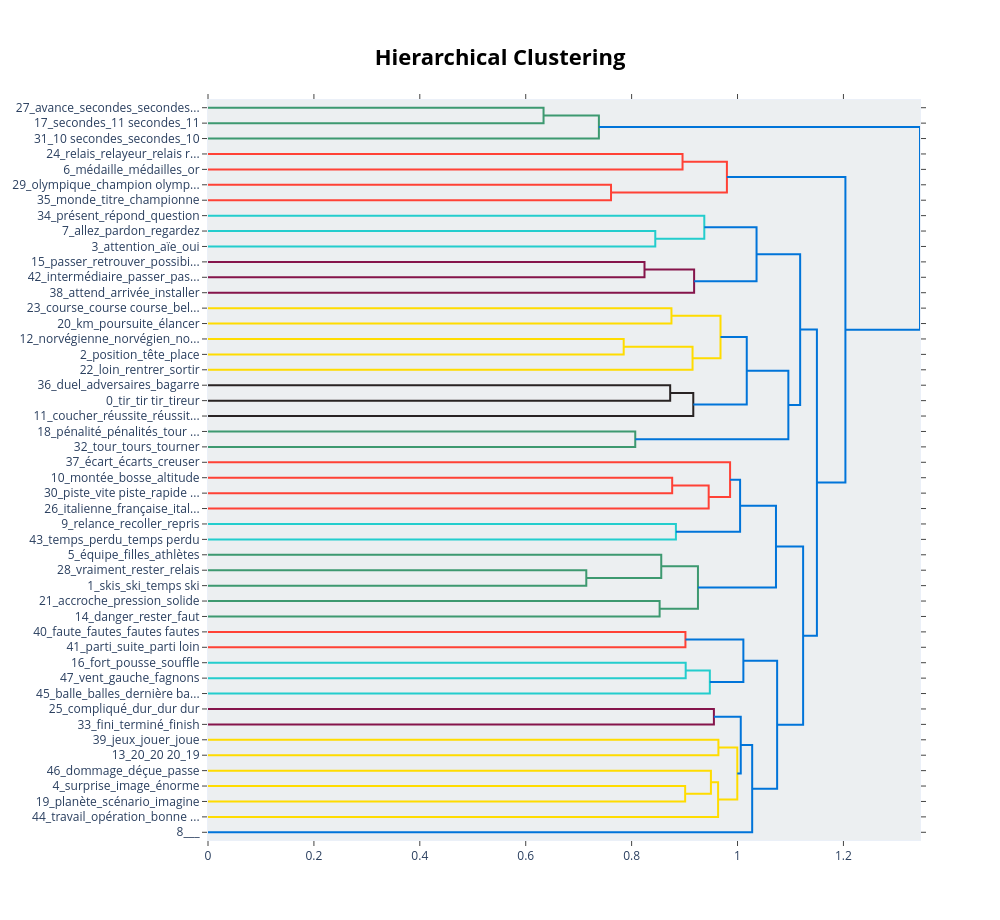

Notebook code cell kept with this figure:
### Code cell
# Visualize topic hierarchy
topic_model.visualize_hierarchy()

### Figure 1 — Plotly figure (JSON) as saved in the notebook; plotly's stock layout.template omitted (floating-point values rounded to 4 significant figures)
{"data": [{"hoverinfo": "text", "marker": {"color": "rgb(61,153,112)"}, "mode": "lines", "type": "scatter", "x": [0.0, 0.6337, 0.6337, 0.0], "xaxis": "x", "y": [-5.0, -5.0, -15.0, -15.0], "yaxis": "y"}, {"hoverinfo": "text", "marker": {"color": "rgb(61,153,112)"}, "mode": "lines", "type": "scatter", "x": [0.6337, 0.7382, 0.7382, 0.0], "xaxis": "x", "y": [-10.0, -10.0, -25.0, -25.0], "yaxis": "y"}, {"hoverinfo": "text", "marker": {"color": "rgb(255,65,54)"}, "mode": "lines", "type": "scatter", "x": [0.0, 0.8962, 0.8962, 0.0], "xaxis": "x", "y": [-35.0, -35.0, -45.0, -45.0], "yaxis": "y"}, {"hoverinfo": "text", "marker": {"color": "rgb(255,65,54)"}, "mode": "lines", "type": "scatter", "x": [0.0, 0.7611, 0.7611, 0.0], "xaxis": "x", "y": [-55.0, -55.0, -65.0, -65.0], "yaxis": "y"}, {"hoverinfo": "text", "marker": {"color": "rgb(255,65,54)"}, "mode": "lines", "type": "scatter", "x": [0.8962, 0.98, 0.98, 0.7611], "xaxis": "x", "y": [-40.0, -40.0, -60.0, -60.0], "yaxis": "y"}, {"hoverinfo": "text", "marker": {"color": "rgb(35,205,205)"}, "mode": "lines", "type": "scatter", "x": [0.0, 0.8447, 0.8447, 0.0], "xaxis": "x", "y": [-85.0, -85.0, -95.0, -95.0], "yaxis": "y"}, {"hoverinfo": "text", "marker": {"color": "rgb(35,205,205)"}, "mode": "lines", "type": "scatter", "x": [0.0, 0.9373, 0.9373, 0.8447], "xaxis": "x", "y": [-75.0, -75.0, -90.0, -90.0], "yaxis": "y"}, {"hoverinfo": "text", "marker": {"color": "rgb(133,20,75)"}, "mode": "lines", "type": "scatter", "x": [0.0, 0.8243, 0.8243, 0.0], "xaxis": "x", "y": [-105.0, -105.0, -115.0, -115.0], "yaxis": "y"}, {"hoverinfo": "text", "marker": {"color": "rgb(133,20,75)"}, "mode": "lines", "type": "scatter", "x": [0.8243, 0.918, 0.918, 0.0], "xaxis": "x", "y": [-110.0, -110.0, -125.0, -125.0], "yaxis": "y"}, {"hoverinfo": "text", "marker": {"color": "rgb(0,116,217)"}, "mode": "lines", "type": "scatter", "x": [0.9373, 1.036, 1.036, 0.918], "xaxis": "x", "y": [-82.5, -82.5, -117.5, -117.5], "yaxis": "y"}, {"hoverinfo": "text", "marker": {"color": "rgb(255,220,0)"}, "mode": "lines", "type": "scatter", "x": [0.0, 0.8752, 0.8752, 0.0], "xaxis": "x", "y": [-135.0, -135.0, -145.0, -145.0], "yaxis": "y"}, {"hoverinfo": "text", "marker": {"color": "rgb(255,220,0)"}, "mode": "lines", "type": "scatter", "x": [0.0, 0.785, 0.785, 0.0], "xaxis": "x", "y": [-155.0, -155.0, -165.0, -165.0], "yaxis": "y"}, {"hoverinfo": "text", "marker": {"color": "rgb(255,220,0)"}, "mode": "lines", "type": "scatter", "x": [0.785, 0.9151, 0.9151, 0.0], "xaxis": "x", "y": [-160.0, -160.0, -175.0, -175.0], "yaxis": "y"}, {"hoverinfo": "text", "marker": {"color": "rgb(255,220,0)"}, "mode": "lines", "type": "scatter", "x": [0.8752, 0.9678, 0.9678, 0.9151], "xaxis": "x", "y": [-140.0, -140.0, -167.5, -167.5], "yaxis": "y"}, {"hoverinfo": "text", "marker": {"color": "rgb(40,35,35)"}, "mode": "lines", "type": "scatter", "x": [0.0, 0.8728, 0.8728, 0.0], "xaxis": "x", "y": [-185.0, -185.0, -195.0, -195.0], "yaxis": "y"}, {"hoverinfo": "text", "marker": {"color": "rgb(40,35,35)"}, "mode": "lines", "type": "scatter", "x": [0.8728, 0.9164, 0.9164, 0.0], "xaxis": "x", "y": [-190.0, -190.0, -205.0, -205.0], "yaxis": "y"}, {"hoverinfo": "text", "marker": {"color": "rgb(0,116,217)"}, "mode": "lines", "type": "scatter", "x": [0.9678, 1.017, 1.017, 0.9164], "xaxis": "x", "y": [-153.8, -153.8, -197.5, -197.5], "yaxis": "y"}, {"hoverinfo": "text", "marker": {"color": "rgb(61,153,112)"}, "mode": "lines", "type": "scatter", "x": [0.0, 0.8069, 0.8069, 0.0], "xaxis": "x", "y": [-215.0, -215.0, -225.0, -225.0], "yaxis": "y"}, {"hoverinfo": "text", "marker": {"color": "rgb(0,116,217)"}, "mode": "lines", "type": "scatter", "x": [1.017, 1.096, 1.096, 0.8069], "xaxis": "x", "y": [-175.6, -175.6, -220.0, -220.0], "yaxis": "y"}, {"hoverinfo": "text", "marker": {"color": "rgb(0,116,217)"}, "mode": "lines", "type": "scatter", "x": [1.036, 1.118, 1.118, 1.096], "xaxis": "x", "y": [-100.0, -100.0, -197.8, -197.8], "yaxis": "y"}, {"hoverinfo": "text", "marker": {"color": "rgb(255,65,54)"}, "mode": "lines", "type": "scatter", "x": [0.0, 0.8766, 0.8766, 0.0], "xaxis": "x", "y": [-245.0, -245.0, -255.0, -255.0], "yaxis": "y"}, {"hoverinfo": "text", "marker": {"color": "rgb(255,65,54)"}, "mode": "lines", "type": "scatter", "x": [0.8766, 0.9455, 0.9455, 0.0], "xaxis": "x", "y": [-250.0, -250.0, -265.0, -265.0], "yaxis": "y"}, {"hoverinfo": "text", "marker": {"color": "rgb(255,65,54)"}, "mode": "lines", "type": "scatter", "x": [0.0, 0.9859, 0.9859, 0.9455], "xaxis": "x", "y": [-235.0, -235.0, -257.5, -257.5], "yaxis": "y"}, {"hoverinfo": "text", "marker": {"color": "rgb(35,205,205)"}, "mode": "lines", "type": "scatter", "x": [0.0, 0.8836, 0.8836, 0.0], "xaxis": "x", "y": [-275.0, -275.0, -285.0, -285.0], "yaxis": "y"}, {"hoverinfo": "text", "marker": {"color": "rgb(0,116,217)"}, "mode": "lines", "type": "scatter", "x": [0.9859, 1.005, 1.005, 0.8836], "xaxis": "x", "y": [-246.2, -246.2, -280.0, -280.0], "yaxis": "y"}, {"hoverinfo": "text", "marker": {"color": "rgb(61,153,112)"}, "mode": "lines", "type": "scatter", "x": [0.0, 0.7144, 0.7144, 0.0], "xaxis": "x", "y": [-305.0, -305.0, -315.0, -315.0], "yaxis": "y"}, {"hoverinfo": "text", "marker": {"color": "rgb(61,153,112)"}, "mode": "lines", "type": "scatter", "x": [0.0, 0.856, 0.856, 0.7144], "xaxis": "x", "y": [-295.0, -295.0, -310.0, -310.0], "yaxis": "y"}, {"hoverinfo": "text", "marker": {"color": "rgb(61,153,112)"}, "mode": "lines", "type": "scatter", "x": [0.0, 0.8529, 0.8529, 0.0], "xaxis": "x", "y": [-325.0, -325.0, -335.0, -335.0], "yaxis": "y"}, {"hoverinfo": "text", "marker": {"color": "rgb(61,153,112)"}, "mode": "lines", "type": "scatter", "x": [0.856, 0.9253, 0.9253, 0.8529], "xaxis": "x", "y": [-302.5, -302.5, -330.0, -330.0], "yaxis": "y"}, {"hoverinfo": "text", "marker": {"color": "rgb(0,116,217)"}, "mode": "lines", "type": "scatter", "x": [1.005, 1.073, 1.073, 0.9253], "xaxis": "x", "y": [-263.1, -263.1, -316.2, -316.2], "yaxis": "y"}, {"hoverinfo": "text", "marker": {"color": "rgb(255,65,54)"}, "mode": "lines", "type": "scatter", "x": [0.0, 0.9016, 0.9016, 0.0], "xaxis": "x", "y": [-345.0, -345.0, -355.0, -355.0], "yaxis": "y"}, {"hoverinfo": "text", "marker": {"color": "rgb(35,205,205)"}, "mode": "lines", "type": "scatter", "x": [0.0, 0.9021, 0.9021, 0.0], "xaxis": "x", "y": [-365.0, -365.0, -375.0, -375.0], "yaxis": "y"}, {"hoverinfo": "text", "marker": {"color": "rgb(35,205,205)"}, "mode": "lines", "type": "scatter", "x": [0.9021, 0.9477, 0.9477, 0.0], "xaxis": "x", "y": [-370.0, -370.0, -385.0, -385.0], "yaxis": "y"}, {"hoverinfo": "text", "marker": {"color": "rgb(0,116,217)"}, "mode": "lines", "type": "scatter", "x": [0.9016, 1.011, 1.011, 0.9477], "xaxis": "x", "y": [-350.0, -350.0, -377.5, -377.5], "yaxis": "y"}, {"hoverinfo": "text", "marker": {"color": "rgb(133,20,75)"}, "mode": "lines", "type": "scatter", "x": [0.0, 0.9554, 0.9554, 0.0], "xaxis": "x", "y": [-395.0, -395.0, -405.0, -405.0], "yaxis": "y"}, {"hoverinfo": "text", "marker": {"color": "rgb(255,220,0)"}, "mode": "lines", "type": "scatter", "x": [0.0, 0.9639, 0.9639, 0.0], "xaxis": "x", "y": [-415.0, -415.0, -425.0, -425.0], "yaxis": "y"}, {"hoverinfo": "text", "marker": {"color": "rgb(255,220,0)"}, "mode": "lines", "type": "scatter", "x": [0.0, 0.9011, 0.9011, 0.0], "xaxis": "x", "y": [-445.0, -445.0, -455.0, -455.0], "yaxis": "y"}, {"hoverinfo": "text", "marker": {"color": "rgb(255,220,0)"}, "mode": "lines", "type": "scatter", "x": [0.0, 0.9497, 0.9497, 0.9011], "xaxis": "x", "y": [-435.0, -435.0, -450.0, -450.0], "yaxis": "y"}, {"hoverinfo": "text", "marker": {"color": "rgb(255,220,0)"}, "mode": "lines", "type": "scatter", "x": [0.9497, 0.9633, 0.9633, 0.0], "xaxis": "x", "y": [-442.5, -442.5, -465.0, -465.0], "yaxis": "y"}, {"hoverinfo": "text", "marker": {"color": "rgb(255,220,0)"}, "mode": "lines", "type": "scatter", "x": [0.9639, 0.9996, 0.9996, 0.9633], "xaxis": "x", "y": [-420.0, -420.0, -453.8, -453.8], "yaxis": "y"}, {"hoverinfo": "text", "marker": {"color": "rgb(0,116,217)"}, "mode": "lines", "type": "scatter", "x": [0.9554, 1.006, 1.006, 0.9996], "xaxis": "x", "y": [-400.0, -400.0, -436.9, -436.9], "yaxis": "y"}, {"hoverinfo": "text", "marker": {"color": "rgb(0,116,217)"}, "mode": "lines", "type": "scatter", "x": [1.006, 1.028, 1.028, 0.0], "xaxis": "x", "y": [-418.4, -418.4, -475.0, -475.0], "yaxis": "y"}, {"hoverinfo": "text", "marker": {"color": "rgb(0,116,217)"}, "mode": "lines", "type": "scatter", "x": [1.011, 1.075, 1.075, 1.028], "xaxis": "x", "y": [-363.8, -363.8, -446.7, -446.7], "yaxis": "y"}, {"hoverinfo": "text", "marker": {"color": "rgb(0,116,217)"}, "mode": "lines", "type": "scatter", "x": [1.073, 1.124, 1.124, 1.075], "xaxis": "x", "y": [-289.7, -289.7, -405.2, -405.2], "yaxis": "y"}, {"hoverinfo": "text", "marker": {"color": "rgb(0,116,217)"}, "mode": "lines", "type": "scatter", "x": [1.118, 1.15, 1.15, 1.124], "xaxis": "x", "y": [-148.9, -148.9, -347.5, -347.5], "yaxis": "y"}, {"hoverinfo": "text", "marker": {"color": "rgb(0,116,217)"}, "mode": "lines", "type": "scatter", "x": [0.98, 1.204, 1.204, 1.15], "xaxis": "x", "y": [-50.0, -50.0, -248.2, -248.2], "yaxis": "y"}, {"hoverinfo": "text", "marker": {"color": "rgb(0,116,217)"}, "mode": "lines", "type": "scatter", "x": [0.7382, 1.345, 1.345, 1.204], "xaxis": "x", "y": [-17.5, -17.5, -149.1, -149.1], "yaxis": "y"}], "layout": {"autosize": false, "height": 920, "hoverlabel": {"bgcolor": "white", "font": {"family": "Rockwell", "size": 16}}, "hovermode": "closest", "plot_bgcolor": "#ECEFF1", "showlegend": false, "title": {"font": {"color": "Black", "size": 22}, "text": "<b>Hierarchical Clustering</b>", "x": 0.5, "xanchor": "center", "yanchor": "top"}, "width": 1000, "xaxis": {"mirror": "allticks", "rangemode": "tozero", "showgrid": false, "showline": true, "showticklabels": true, "ticks": "outside", "type": "linear", "zeroline": false}, "yaxis": {"mirror": "allticks", "range": [-480, 0], "rangemode": "tozero", "showgrid": false, "showline": true, "showticklabels": true, "tickmode": "array", "ticks": "outside", "ticktext": ["27_avance_secondes_secondes...", "17_secondes_11 secondes_11", "31_10 secondes_secondes_10", "24_relais_relayeur_relais r...", "6_médaille_médailles_or", "29_olympique_champion olymp...", "35_monde_titre_championne", "34_présent_répond_question", "7_allez_pardon_regardez", "3_attention_aïe_oui", "15_passer_retrouver_possibi...", "42_intermédiaire_passer_pas...", "38_attend_arrivée_installer", "23_course_course course_bel...", "20_km_poursuite_élancer", "12_norvégienne_norvégien_no...", "2_position_tête_place", "22_loin_rentrer_sortir", "36_duel_adversaires_bagarre", "0_tir_tir tir_tireur", "11_coucher_réussite_réussit...", "18_pénalité_pénalités_tour ...", "32_tour_tours_tourner", "37_écart_écarts_creuser", "10_montée_bosse_altitude", "30_piste_vite piste_rapide ...", "26_italienne_française_ital...", "9_relance_recoller_repris", "43_temps_perdu_temps perdu", "5_équipe_filles_athlètes", "28_vraiment_rester_relais", "1_skis_ski_temps ski", "21_accroche_pression_solide", "14_danger_rester_faut", "40_faute_fautes_fautes fautes", "41_parti_suite_parti loin", "16_fort_pousse_souffle", "47_vent_gauche_fagnons", "45_balle_balles_dernière ba...", "25_compliqué_dur_dur dur", "33_fini_terminé_finish", "39_jeux_jouer_joue", "13_20_20 20_19", "46_dommage_déçue_passe", "4_surprise_image_énorme", "19_planète_scénario_imagine", "44_travail_opération_bonne ...", "8___"], "tickvals": [-5, -15, -25, -35, -45, -55, -65, -75, -85, -95, -105, -115, -125, -135, -145, -155, -165, -175, -185, -195, -205, -215, -225, -235, -245, -255, -265, -275, -285, -295, -305, -315, -325, -335, -345, -355, -365, -375, -385, -395, -405, -415, -425, -435, -445, -455, -465, -475], "type": "linear", "zeroline": false}}}
